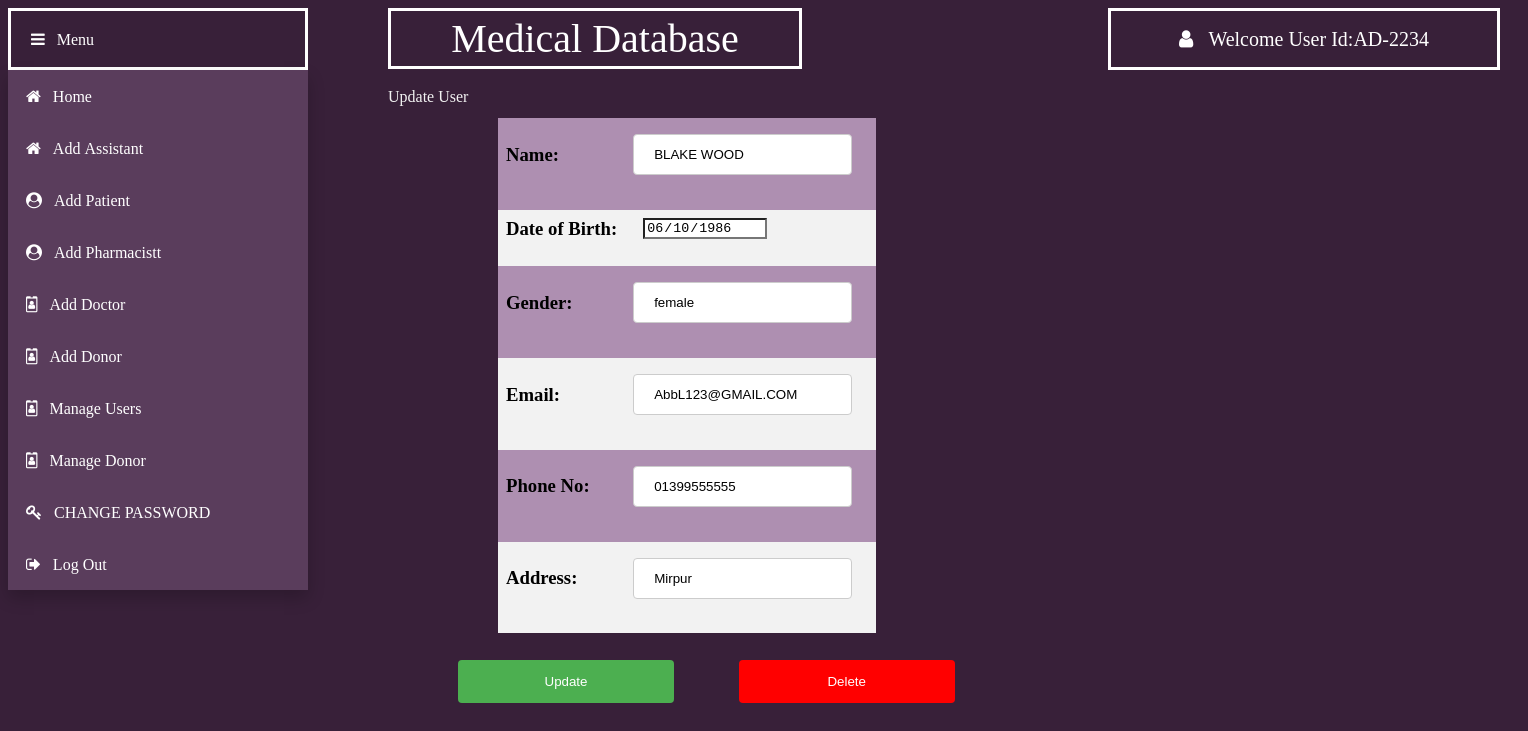
The app's page /views/Admin/updateuser.php?id=A-3451435 (signed in) with its own data.
### tables this page shows
CREATE TABLE `users` (
  `U_ID` varchar(30) NOT NULL,
  `U_NID` varchar(30) NOT NULL,
  `U_TYPE` varchar(30) NOT NULL,
  `U_NAME` varchar(50) NOT NULL,
  `U_PASSWORD` varchar(255) NOT NULL,
  `U_EMAIL` varchar(50) NOT NULL,
  `U_GENDER` varchar(30) NOT NULL,
  `HOSPITAL_Location` varchar(50) NOT NULL,
  `U_CONTACT` varchar(20) NOT NULL,
  `dob` varchar(30) DEFAULT NULL,
  `join_date` date NOT NULL DEFAULT current_timestamp()
);

### models/database.php (called while the page is built, shortened)
<?php
	 $serverName="localhost";
	 $userName="root";
	 $password="";
	 $dbName="health";
	function get($query)
	{
        $data=array();
		global $serverName,$userName,$password,$dbName;
		$conn = mysqli_connect( $serverName, $userName, $password, $dbName);
        $result=mysqli_query($conn,$query);
        if(mysqli_num_rows($result) > 0)
        {
            while($row = mysqli_fetch_assoc($result))
            {
                $entity=array();
                foreach($row as $k=>$v)
                {
                    $entity[$k] = $row[$k];
                }
                $data[] = $entity;
            }
        }
		return $data;
	}
?>

### controllers/userController.php (called while the page is built, shortened)
<?php
    require_once '../../models/database.php';
    function getUser($U_ID)
	{
		$query="SELECT * FROM `users` WHERE U_ID='$U_ID'";
		$cms=get($query);
		return $cms[0];
    }
?>

### views/Admin/updateuser.php (the view, shortened to what this page needs)
<?php
include '../../controllers/userController.php';
$U_ID = $_GET["id"];
$user=getUser($U_ID);
    $err_U_NAME="";
?>
<html>
    <head>
        <link rel="stylesheet" href="https://cdnjs.cloudflare.com/ajax/libs/font-awesome/4.7.0/css/font-awesome.min.css">
        <link rel="stylesheet" type="text/css" href="css/updateuser.css">
    </head>
    <body>
        <div class="title" >Medical Database
        </div>
        <div class="dropdown">
            <button class="dropbtn"><i class="fa fa-bars">&nbsp;&nbsp;&nbsp;Menu</i></button>
                <div class="dropdown-content">
                     <button class="btn" onClick="location.href='home.php'" value='home'><i class="fa fa-home">&nbsp;&nbsp;&nbsp;Home</i></button><br>
					 <button class="btn" onClick="location.href='addassistant.php'" value='home'><i class="fa fa-home">&nbsp;&nbsp;&nbsp;Add Assistant</i></button><br>
                    <button class="btn" onClick="location.href='addpatient.php'" value='managepatient'><i class="fa fa-user-circle">&nbsp;&nbsp;&nbsp;Add Patient</i></button><br>
                    <button class="btn" onClick="location.href='addpharmacist.php'" value='managepharmacist'><i class="fa fa-user-circle">&nbsp;&nbsp;&nbsp;Add Pharmacistt</i></button><br>
                    <button class="btn" onClick="location.href='adddoctor.php'" value='managedoctor'><i class="fa fa-id-badge">&nbsp;&nbsp;&nbsp;Add Doctor</i></button><br>
					<button class="btn" onClick="location.href='adddonor.php'" value='managedoctor'><i class="fa fa-id-badge">&nbsp;&nbsp;&nbsp;Add Donor</i></button><br>
                     <button class="btn" onClick="location.href='manageuser.php'" value='manageassistant'><i class="fa fa-id-badge">&nbsp;&nbsp;&nbsp;Manage Users</i></button><br>
                    <button class="btn" onClick="location.href='managedonor.php'" value='managedonor'><i class="fa fa-id-badge">&nbsp;&nbsp;&nbsp;Manage Donor</i></button><br>
					<button class="btn" onClick="location.href='changepassword.php'" value='managepres'><i class="fa fa-key">&nbsp;&nbsp;&nbsp;CHANGE PASSWORD</i></button><br>
                    <button class="btn" onClick=" location.href='../logout.php'"><i class="fa fa-sign-out">&nbsp;&nbsp;&nbsp;Log Out</i></button><br>
                </div>
        </div>
        <div class="welcome" ><i class="fa fa-user">&nbsp;&nbsp;&nbsp;<?php echo "Welcome User Id:".$_SESSION["loggedinuser"];?></i>
        </div>
        <div class="text" >Update User</i>
        </div>
        <form method="post" action="">
        <div class="panel">
            <table  >
                <tr>
                    <td> <h3>Name:</h3></td>
                    <td><h3><input type="text" name="U_NAME"  value="<?php echo $user["U_NAME"];?>" ></h3></td>
                    <td><span style="color:red"><?php echo $err_U_NAME;?></span></td>
                </tr>
                <tr>
                    <td> <h3>Date of Birth:</h3></td>
                    <td><h3><input type="date" name="dob"  value="<?php echo $user["dob"];?>"  ></h3></td>
                    <td></td>
                </tr>
                <tr>
                    <td> <h3>Gender:</h3></td>
                    <td><h3><input type="text" name="U_GENDER"  value="<?php echo $user["U_GENDER"];?>" > </h3></td>
                    <td></td>
                <tr>
                    <td> <h3>Email:</h3></td>
                    <td style><h3><input type="text" name="U_EMAIL" value="<?php echo $user["U_EMAIL"];?>"></h3></td>
                    <td></td>
                </tr>
                <tr>
                    <td> <h3>Phone No:</h3></td>
                    <td><h3><input type="text" name="U_CONTACT" value="<?php echo $user["U_CONTACT"];?>"></h3></td>
                    <td></td>
                </tr>
                <tr>
                    <td> <h3>Address:</h3></td>
                    <td><h3><input type="text" name="HOSPITAL_Location" value="<?php echo $user["HOSPITAL_Location"];?>"></h3></td>
                    <td></td>
                </tr>
            </table>
            <h3><input type="submit" name="submit" value="Update"> <input type="submit" name="delete" value="Delete"style="background-color:red"></h3>
        </div>
        </form>
    </body>
</html>

### views/Admin/css/updateuser.css (style rules this page uses)
.title { background-color: #382039; color: white; padding: 4px; min-width:400px; font-size: 40px; text-align: center; border: solid; margin-left:380px; position: absolute; }
.dropbtn { background-color: #382039; color: white; padding: 20px; min-width:300px; font-size: 16px; width:30%; text-align:left; border: solid; cursor: pointer; }
.dropdown { position: absolute; display: inline-block; }
.dropdown-content { display: block; position: absolute; background-color: #2c2828; min-width: 300px; box-shadow: 0px 8px 16px 0px rgba(0,0,0,0.2); z-index: 1; }
.btn { background-color: #5a3d5c; border: none; color: white; padding: 18px; min-width:300px; font-size: 16px; text-align:left; cursor: pointer; }
.welcome { background-color: #382039; color: white; padding: 18px; min-width:350px; font-size: 20px; text-align: center; border: solid; margin-left:1100px; position: absolute; }
.text { color: #f2f2f2; margin-top: 80px; font-size: 16px; margin-left:380px; position: absolute; }
.panel { display: inline-block; background:#382039; min-height: 500px; min-width: 1080px; height: 100px; padding: 10px; border: navajowhite; margin-right: 30px; margin-left: 380px; margin-top:100px ; margin-bottom: 300px; }
input[type=text], select { width: 100%; padding: 12px 20px; margin: 8px 0; display: inline-block; border: 1px solid #ccc; border-radius: 4px; box-sizing: border-box; }
table { border-collapse: collapse; margin-left: 100px; }
th, td { text-align: left; padding: 8px; }
tr:nth-child(even) { background-color: #f2f2f2; }
tr:nth-child(odd) { background-color: #ae8fb1; }
input[type=submit] { width: 20%; background-color: #4CAF50; color: white; padding: 14px 10px; margin: 8px 0; border: none; border-radius: 4px; margin-left: 60px; cursor: pointer; }
[type="date"] { background:#fff url(https://cdn1.iconfinder.com/data/icons/cc_mono_icon_set/blacks/16x16/calendar_2.png) 97% 50% no-repeat ; margin-left: 10px; }
body { background-color:#382039; }

### records on screen
users: U_NAME "BLAKE WOOD", dob "06/10/1986", U_GENDER "female", U_EMAIL "AbbL123@GMAIL.COM", U_CONTACT "01399555555", HOSPITAL_Location "Mirpur"

### other values on screen
$_SESSION["loggedinuser"] "AD-2234"
